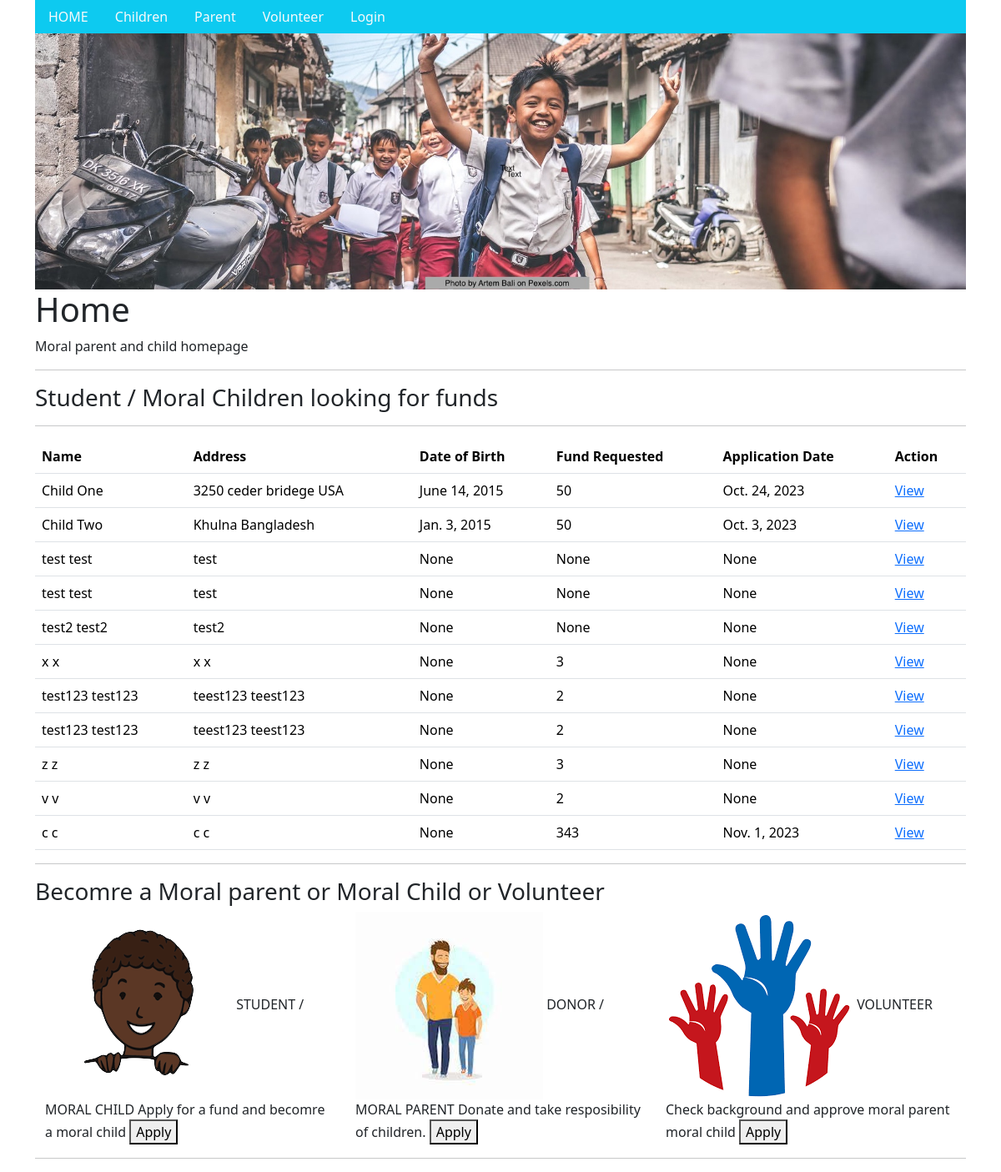
The page / on the database its author committed.
### child/models.py (models this page shows, shortened)
class Child(models.Model):
    firstname = models.CharField(max_length=255)
    lastname = models.CharField(max_length=255)
    address = models.CharField(max_length=255, blank=True)
    zip_code = models.CharField(max_length=20, blank=True)
    state = models.CharField(max_length=100, blank=True)
    country = models.CharField(max_length=100, blank=True)
    phone = models.CharField(max_length=50)
    email = models.CharField(max_length=60)
    date_of_birth = models.DateField(null=True, blank=True)
    photo = models.ImageField(null=True, blank=True, upload_to="documents/")
    school_name = models.CharField(max_length=200, blank=True)
    school_address = models.CharField(max_length=200, blank=True)
    school_zip = models.CharField(max_length=20, blank=True)
    desription = models.TextField(max_length=800, blank=True)
    fund_request_amount = models.IntegerField(null=True, blank=True)
    fund_request_months = models.IntegerField(null=True, blank=True)
    fund_approved_amount = models.IntegerField(null=True, blank=True)
    fund_approved_months = models.IntegerField(null=True, blank=True)
    background_cheking = models.BooleanField(default=False)
    background_check_comment = models.CharField(max_length=400, null=True, blank=True)
    application_date = models.DateField(null=True, blank=True, default=datetime.date.today)
    application_approval_date = models.DateField(null=True, blank=True)
    isRemoved = models.BooleanField(default=False)
    login_id = models.CharField(max_length=100, null=True, blank=True)
    supporting_document1 = models.ImageField(null=True, blank=True, upload_to="documents/")
    supporting_document2 = models.ImageField(null=True, blank=True, upload_to="documents/")

### home/views.py (the view)
# urls.py: path('', views.home, name="Home"),
def home(request):
    all_children = Child.objects.all().values()
    template = loader.get_template('index.html')
    context = {
        'all_children' : all_children,
    }
    return HttpResponse(template.render(context,request))

### home/templates/index.html (shortened to what this page needs)
{% load static %}
<!DOCTYPE html>
<html>
<head>
    {% load bootstrap5 %}
    {% bootstrap_css %}
</head>
<body>
    <div class="container">
        <ul class="nav bg-info">
          <li class="nav-item">
            <a class="nav-link link-light" href="/">HOME</a>
          </li>
          <li class="nav-item">
            <a class="nav-link link-light" href="/children/1">Children</a>
          </li>
          <li class="nav-item">
            <a class="nav-link link-light" href="/parents/1">Parent</a>
          </li>
          <li class="nav-item">
            <a class="nav-link link-light" href="/volunteers/1">Volunteer</a>
          </li>
          <li class="nav-item">
            <a class="nav-link link-light" href="/children/login/">Login</a>
          </li>
        </ul>
        <img src="{% static 'home-top-image3.jpg' %}" class="img-fluid" alt="...">
        <h1>Home</h1>
        <p>Moral parent and child homepage</p>
        <hr>
        <h3>Student / Moral Children looking for funds</h3>
        <hr>
        <table class="table">
            <thead>
              <tr>
                <th scope="col">Name</th>
                <th scope="col">Address</th>
                <th scope="col">Date of Birth</th>
                <th scope="col">Fund Requested</th>
                <th scope="col">Application Date</th>
                <th scope="col">Action</th>
              </tr>
            </thead>
            <tbody>
                {% for x in all_children %}
              <tr>
                <td>{{x.firstname}} {{x.lastname}}</td>
                <td>{{x.address}} {{x.country}}</td>
                <td>{{x.date_of_birth}}</td>
                <td>{{x.fund_request_amount}}</td>
                <td>{{x.application_date}}</td>
                <td> <a href="{% url 'childview' x.id %}"> View </a></td>
              </tr>
              {% endfor%}
            </tbody>
          </table>
        <hr>
        <h3>Becomre a Moral parent or Moral Child or Volunteer</h3>
        <div class="container">
            <div class="row">
              <div class="col">
                <div>
                    <img src="{% static 'moral-child-image.png' %}" class="img-fluid" alt="...">
                    STUDENT / MORAL CHILD
                    Apply for a fund and becomre a moral child
                    <button onclick="window.location.href='/children/apply';">
                        Apply
                    </button>
                </div>
              </div>
              <div class="col">
                <div>
                    <img src="{% static 'moral-parent-image.jpeg' %}" class="img-fluid" alt="...">
                    DONOR  / MORAL PARENT
                    Donate and take resposibility of children.
                    <button onclick="window.location.href='/parents/apply';">
                        Apply
                    </button>
                </div>
              </div>
              <div class="col">
                <div>
                    <img src="{% static 'volunteer-image.png' %}" class="img-fluid" alt="...">
                    VOLUNTEER
                    Check background and approve moral parent moral child
                    <button onclick="window.location.href='/volunteers/apply';">
                        Apply
                    </button>
                </div>
              </div>
            </div>
          </div>
        <hr>
    </div>
</body>
</html>

### rows shown on the page
Child: firstname "Child", lastname "One", address "3250 ceder bridege", country "USA", date_of_birth "June 14, 2015", fund_request_amount "50", application_date "Oct. 24, 2023"
Child: firstname "Child", lastname "Two", address "Khulna", country "Bangladesh", date_of_birth "Jan. 3, 2015", fund_request_amount "50", application_date "Oct. 3, 2023"
Child: firstname "test", lastname "test", address "test", date_of_birth "None", fund_request_amount "None", application_date "None"
Child: firstname "test", lastname "test", address "test", date_of_birth "None", fund_request_amount "None", application_date "None"
Child: firstname "test2", lastname "test2", address "test2", date_of_birth "None", fund_request_amount "None", application_date "None"
Child: firstname "x", lastname "x", address "x", country "x", date_of_birth "None", fund_request_amount "3", application_date "None"
Child: firstname "test123", lastname "test123", address "teest123", country "teest123", date_of_birth "None", fund_request_amount "2", application_date "None"
Child: firstname "test123", lastname "test123", address "teest123", country "teest123", date_of_birth "None", fund_request_amount "2", application_date "None"
Child: firstname "z", lastname "z", address "z", country "z", date_of_birth "None", fund_request_amount "3", application_date "None"
Child: firstname "v", lastname "v", address "v", country "v", date_of_birth "None", fund_request_amount "2", application_date "None"
Child: firstname "c", lastname "c", address "c", country "c", date_of_birth "None", fund_request_amount "343", application_date "Nov. 1, 2023"
